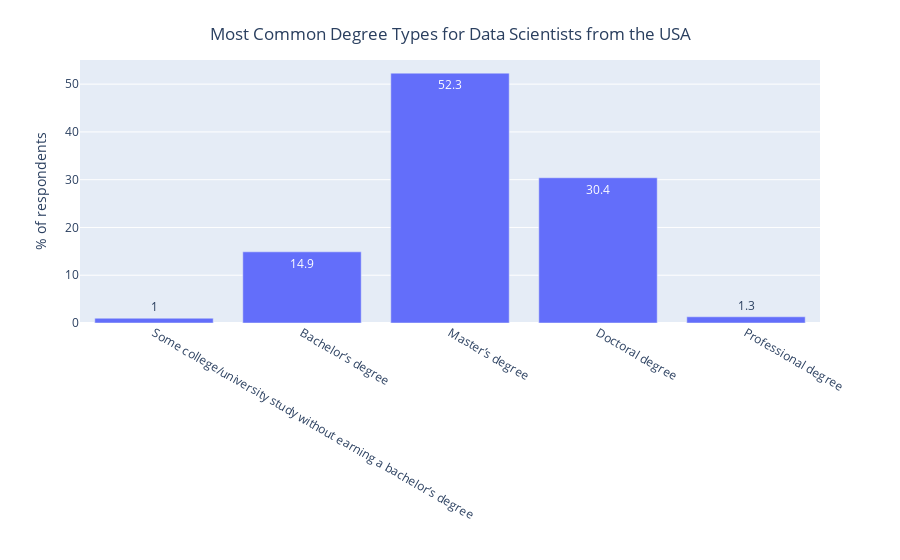

The notebook cell saved with this chart:
### Markdown cell above
*Step 4: Create bar graphs for a handful of the most interesting questions from the 2020 Kaggle DS & ML Survey*

### Code cell
question_name = 'Q4'
responses_in_order = [#"I prefer not to answer","No formal education past high school",
                      "Some college/university study without earning a bachelor’s degree",
                      "Bachelor’s degree","Master’s degree","Doctoral degree","Professional degree"]
sorted_percentages = count_then_return_percent(responses_df,question_name)[responses_in_order]
title_for_chart = 'Most Common Degree Types for Data Scientists from the USA'
title_for_y_axis = '% of respondents'
orientation_for_chart = 'v'
  
plotly_bar_chart(response_counts=sorted_percentages,
                 title=title_for_chart,
                 y_axis_title=title_for_y_axis,
                 orientation=orientation_for_chart)

### Figure 1 — Plotly figure (JSON) as saved in the notebook; plotly's stock layout.template omitted (floating-point values rounded to 4 significant figures)
{"data": [{"alignmentgroup": "True", "hovertemplate": "variable=Q4<br>=%{x}<br>% of respondents=%{y}<br>text=%{text}<extra></extra>", "legendgroup": "Q4", "marker": {"color": "#636efa"}, "name": "Q4", "offsetgroup": "Q4", "orientation": "v", "showlegend": true, "text": [1.0, 14.9, 52.3, 30.4, 1.3], "textposition": "auto", "type": "bar", "x": ["Some college/university study without earning a bachelor’s degree", "Bachelor’s degree", "Master’s degree", "Doctoral degree", "Professional degree"], "xaxis": "x", "y": [1.0, 14.9, 52.3, 30.4, 1.3], "yaxis": "y"}], "layout": {"barmode": "relative", "legend": {"title": {"text": "variable"}, "tracegroupgap": 0}, "margin": {"t": 60}, "showlegend": false, "title": {"text": "Most Common Degree Types for Data Scientists from the USA", "x": 0.5, "y": 0.95}, "xaxis": {"anchor": "y", "domain": [0.0, 1.0], "title": {"text": ""}}, "yaxis": {"anchor": "x", "domain": [0.0, 1.0], "title": {"text": "% of respondents"}}}}
